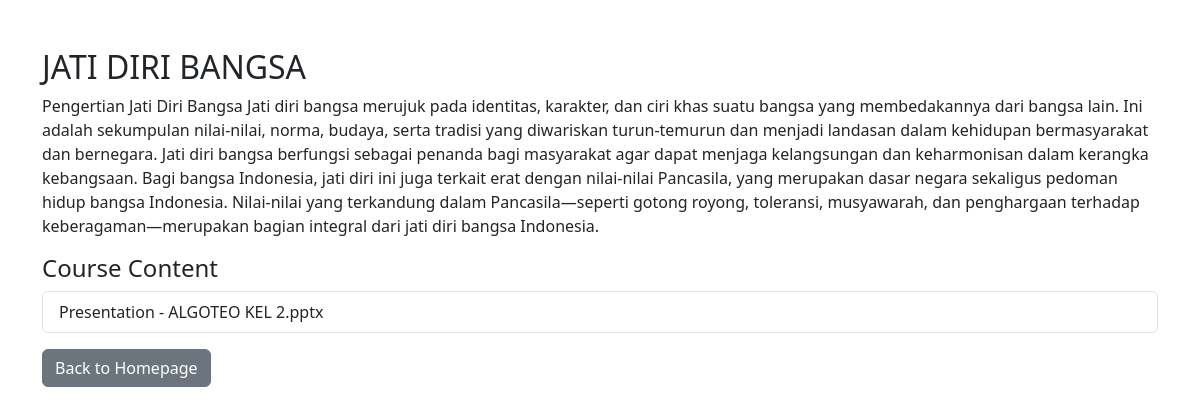
Page /user/course_details.php?course_id=14 on the committed database.
### tables this page shows
CREATE TABLE `courses` (
  `id` int(11) NOT NULL,
  `title` varchar(100) NOT NULL,
  `description` text DEFAULT NULL,
  `image_url` varchar(255) DEFAULT NULL,
  `instructor_id` int(11) DEFAULT NULL,
  `created_at` timestamp NOT NULL DEFAULT current_timestamp()
);

CREATE TABLE `course_content` (
  `id` int(11) NOT NULL,
  `course_id` int(11) DEFAULT NULL,
  `content_type` enum('video','pdf','presentation','document') NOT NULL,
  `content_url` varchar(255) NOT NULL,
  `created_at` timestamp NOT NULL DEFAULT current_timestamp()
);

### user/course_details.php (the view, shortened to what this page needs)
<?php
require_once '../config/db.php';
$course_id = $_GET['course_id'];
$query = "SELECT * FROM courses WHERE id = ?";
$stmt = $db->prepare($query);
$stmt->bind_param("i", $course_id);
$stmt->execute();
$course_result = $stmt->get_result();
$course = $course_result->fetch_assoc();
$content_query = "SELECT * FROM course_content WHERE course_id = ?";
$content_stmt = $db->prepare($content_query);
$content_stmt->bind_param("i", $course_id);
$content_stmt->execute();
$content_result = $content_stmt->get_result();
?>
<!DOCTYPE html>
<html lang="en">
<head>
    <link href="https://cdn.jsdelivr.net/npm/bootstrap@5.3.1/dist/css/bootstrap.min.css" rel="stylesheet">
</head>
<body>
    <div class="container mt-5">
        <h2><?= $course['title'] ?></h2>
        <p><?= $course['description'] ?></p>
        <h4>Course Content</h4>
        <div class="list-group">
            <?php while ($content = $content_result->fetch_assoc()) { ?>
                <a href="<?= $content['content_url'] ?>" class="list-group-item list-group-item-action" target="_blank">
                    <?= ucfirst($content['content_type']) ?> - <?= basename($content['content_url']) ?>
                </a>
            <?php } ?>
        </div>
        <a href="home.php" class="btn btn-secondary mt-3">Back to Homepage</a>
    </div>
</body>
</html>

### rows in the picture
courses: title "JATI DIRI BANGSA", description "Pengertian Jati Diri Bangsa Jati diri bangsa merujuk pada identitas, karakter, dan ciri khas suatu bangsa yang membedakannya dari bangsa lain. Ini adalah sekumpulan nilai-nilai, norma, budaya, serta tradisi yang diwariskan turun-temurun dan menjadi landasan dalam kehidupan bermasyarakat dan bernegara. Jati diri bangsa berfungsi sebagai penanda bagi masyarakat agar dapat menjaga kelangsungan dan keharmonisan dalam kerangka kebangsaan. Bagi bangsa Indonesia, jati diri ini juga terkait erat dengan nilai-nilai Pancasila, yang merupakan dasar negara sekaligus pedoman hidup bangsa Indonesia. Nilai-nilai yang terkandung dalam Pancasila—seperti gotong royong, toleransi, musyawarah, dan penghargaan…"
course_content: content_type "Presentation", content_url "ALGOTEO KEL 2.pptx"
